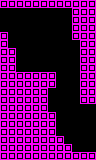

The image is a tile-based game level rendered from a .tmx file. Its description and source (layers, tilesets, objects; grid data summarised) follow:
An orthogonal 12x20 tile map with 8x8 px tiles, 1 tile layer (main) and 2 objects (2x proximity).

<map version="1.0" orientation="orthogonal" renderorder="right-down" width="12" height="20" tilewidth="8" tileheight="8" nextobjectid="78">
 <properties>
  <property name="L" type="int" value="1" />
  <property name="R" type="int" value="3" />
  <property name="type" value="tunnel" />
 </properties>
 <tileset firstgid="1" name="tiles" tilewidth="8" tileheight="8" tilecount="24" columns="6">
  <image source="../../../images/tiles.png" width="48" height="32" />
  <tile id="1">
   <properties>
    <property name="type" value="open" />
   </properties>
  </tile>
 </tileset>
 <layer name="main" width="12" height="20">
  <data>[240 cells, 130 non-empty, 1 distinct tile ids]</data>
 </layer>
 <objectgroup name="objects" />
 <objectgroup name="hazards">
  <object id="75" type="proximity" gid="4" x="24" y="72" width="8" height="8" />
  <object id="77" type="proximity" gid="4" x="40" y="72" width="8" height="8" />
 </objectgroup>
 <objectgroup name="enemies" />
</map>
